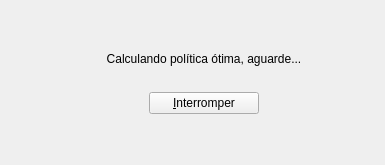
<ui version="4.0" >
 <class>frmPensando</class>
 <widget class="QWidget" name="frmPensando" >
  <property name="geometry" >
   <rect>
    <x>0</x>
    <y>0</y>
    <width>385</width>
    <height>165</height>
   </rect>
  </property>
  <property name="windowTitle" >
   <string>Form</string>
  </property>
  <layout class="QHBoxLayout" >
   <item>
    <widget class="QLabel" name="lblBrain" >
     <property name="text" >
      <string/>
     </property>
     <property name="pixmap" >
      <pixmap resource="agente_g.qrc" >:/pensando-claro.png</pixmap>
     </property>
     <property name="alignment" >
      <set>Qt::AlignCenter</set>
     </property>
    </widget>
   </item>
   <item>
    <spacer>
     <property name="orientation" >
      <enum>Qt::Horizontal</enum>
     </property>
     <property name="sizeType" >
      <enum>QSizePolicy::Preferred</enum>
     </property>
     <property name="sizeHint" >
      <size>
       <width>10</width>
       <height>10</height>
      </size>
     </property>
    </spacer>
   </item>
   <item>
    <layout class="QVBoxLayout" >
     <item>
      <spacer>
       <property name="orientation" >
        <enum>Qt::Vertical</enum>
       </property>
       <property name="sizeHint" >
        <size>
         <width>0</width>
         <height>0</height>
        </size>
       </property>
      </spacer>
     </item>
     <item>
      <widget class="QLabel" name="lblBrainText" >
       <property name="text" >
        <string>Calculando política ótima, aguarde...</string>
       </property>
       <property name="alignment" >
        <set>Qt::AlignCenter</set>
       </property>
      </widget>
     </item>
     <item>
      <spacer>
       <property name="orientation" >
        <enum>Qt::Vertical</enum>
       </property>
       <property name="sizeType" >
        <enum>QSizePolicy::Fixed</enum>
       </property>
       <property name="sizeHint" >
        <size>
         <width>20</width>
         <height>20</height>
        </size>
       </property>
      </spacer>
     </item>
     <item>
      <layout class="QHBoxLayout" >
       <item>
        <spacer>
         <property name="orientation" >
          <enum>Qt::Horizontal</enum>
         </property>
         <property name="sizeHint" >
          <size>
           <width>40</width>
           <height>20</height>
          </size>
         </property>
        </spacer>
       </item>
       <item>
        <widget class="QPushButton" name="btnCancelar" >
         <property name="toolTip" >
          <string>Clique para interromper o processamento e mostrar o resultado parcial.</string>
         </property>
         <property name="text" >
          <string>      &amp;Interromper      </string>
         </property>
         <property name="autoDefault" >
          <bool>false</bool>
         </property>
         <property name="default" >
          <bool>false</bool>
         </property>
        </widget>
       </item>
       <item>
        <spacer>
         <property name="orientation" >
          <enum>Qt::Horizontal</enum>
         </property>
         <property name="sizeHint" >
          <size>
           <width>40</width>
           <height>20</height>
          </size>
         </property>
        </spacer>
       </item>
      </layout>
     </item>
     <item>
      <spacer>
       <property name="orientation" >
        <enum>Qt::Vertical</enum>
       </property>
       <property name="sizeHint" >
        <size>
         <width>0</width>
         <height>0</height>
        </size>
       </property>
      </spacer>
     </item>
    </layout>
   </item>
  </layout>
 </widget>
 <resources>
  <include location="agente_g.qrc" />
 </resources>
 <connections>
  <connection>
   <sender>btnCancelar</sender>
   <signal>clicked()</signal>
   <receiver>frmPensando</receiver>
   <slot>close()</slot>
   <hints>
    <hint type="sourcelabel" >
     <x>269</x>
     <y>109</y>
    </hint>
    <hint type="destinationlabel" >
     <x>381</x>
     <y>118</y>
    </hint>
   </hints>
  </connection>
 </connections>
</ui>
